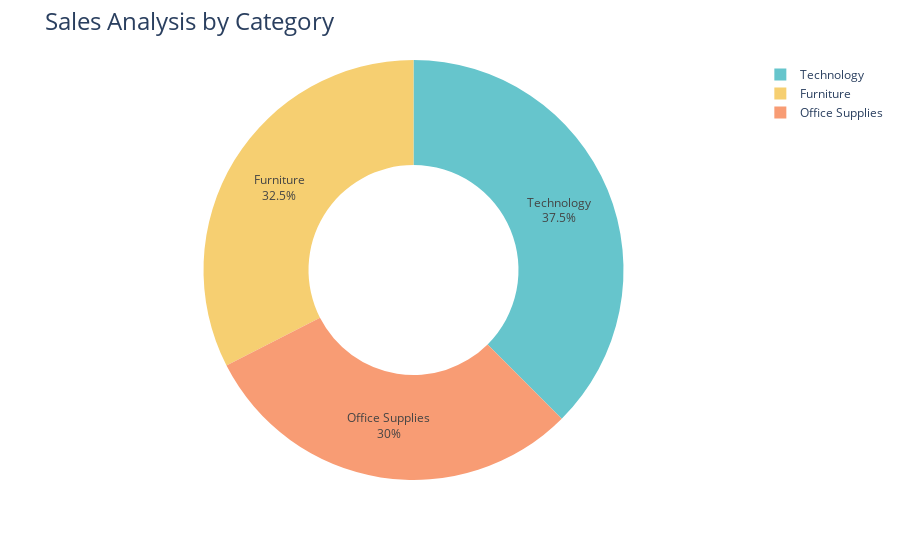

Write notebook code for a chart like this one.
### Code cell
sales_by_category = df.groupby('category')['sales'].sum().reset_index()
fig = px.pie(sales_by_category,
values='sales',
names='category',
hole=0.5,color_discrete_sequence=px.colors.qualitative.Pastel)
fig.update_traces(textposition='inside', textinfo='percent+label')
fig.update_layout(title_text='Sales Analysis by Category',
                  title_font=dict(size=24))
fig.show()

### Figure 1 — Plotly figure (JSON) as saved in the notebook; plotly's stock layout.template omitted (floating-point values rounded to 4 significant figures)
{"data": [{"domain": {"x": [0, 1], "y": [0, 1]}, "hole": 0.5, "hovertemplate": "category=%{label}<br>sales=%{value}<extra></extra>", "labels": ["Furniture", "Office Supplies", "Technology"], "legendgroup": "", "name": "", "showlegend": true, "textinfo": "percent+label", "textposition": "inside", "type": "pie", "values": [4111000.0, 3787000.0, 4745000.0]}], "layout": {"autosize": true, "legend": {"tracegroupgap": 0}, "margin": {"t": 60}, "piecolorway": ["rgb(102, 197, 204)", "rgb(246, 207, 113)", "rgb(248, 156, 116)", "rgb(220, 176, 242)", "rgb(135, 197, 95)", "rgb(158, 185, 243)", "rgb(254, 136, 177)", "rgb(201, 219, 116)", "rgb(139, 224, 164)", "rgb(180, 151, 231)", "rgb(179, 179, 179)"], "title": {"font": {"size": 24}, "text": "Sales Analysis by Category"}}}
